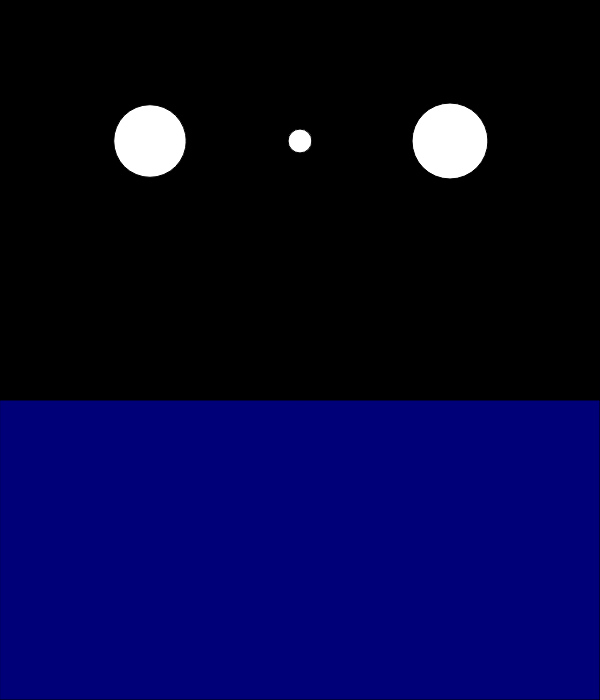
Frame 1 (no input)
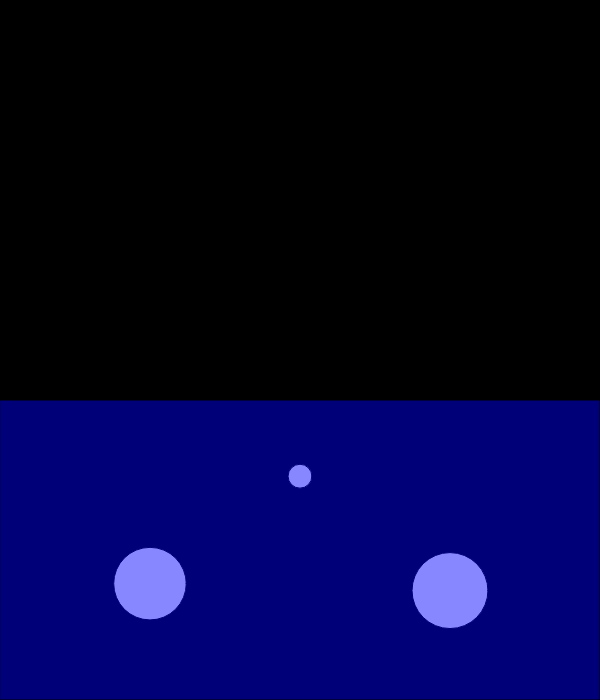
Frame 60 (no input)
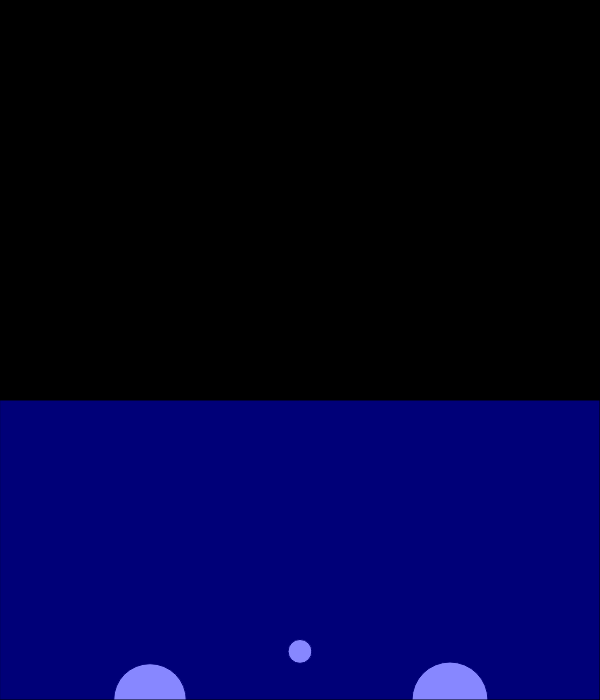
Frame 120 (the mouse pressed at the canvas centre since frame 60)

The p5.js sketch that drew these frames (run headless with seeded random() and noise() and a simulated clock; from frame 60 on, the mouse is pressed at the canvas centre):

// p5.js sketch
// ── sketch.js
const C_GRAVITY = 1;
const C_FRICTION = 10;
const C_RESISTANCE_AIR = 0.05;
const C_RESISTANCE_WATER = 0.70;

const H_WATER = 300;
let particles = [];


function setup() {
  createCanvas(600, 700);
  background(0);
  particles.push( new Particle(width/2 - 150, height*1/5, random(1,25)) );
  particles.push( new Particle(width/2, height*1/5, random(1,25)) );
  particles.push( new Particle(width/2 + 150, height*1/5, random(1,25)) );
}

function draw() {
  background(0);

  for (let i=0; i<particles.length; i++) {
    let p = particles[i];

    let gravity = createVector(0, C_GRAVITY * p.mass);
    let wind = createVector(random(0.1, 1), 0);
    p.applyForce( gravity );
    //p.applyForce( wind );

    // friction
    let friction = p5.Vector.mult(p.vel, -1); // flip!
    friction.normalize(); // we only have the direction of the vector!
    friction.mult( C_FRICTION );
    friction.limit( p.vel.mag() ); // ***
    //p.applyForce( friction );

    // resistance
    let resistance = p5.Vector.mult(p.vel, -1); // flip!
    resistance.normalize(); // direction
    let speed = p.vel.mag();

    if (p.pos.y < height-H_WATER) {
      // in the air
      let magnitude = speed * speed * C_RESISTANCE_AIR;
      resistance.mult(magnitude);
    } else {
      // in the water
      let magnitude = speed * speed * C_RESISTANCE_WATER;
      resistance.mult(magnitude);
      //let bou = createVector(0, -20);
      //p.applyForce( bou );
    }
    p.applyForce( resistance );

    p.update();
    p.checkEdges();
    p.display();
  }

  // water
  push();
  fill(0, 0, 255, 120);
  rect(0,height-H_WATER, width, H_WATER);
  pop();
}



class Particle {
  constructor(x, y, m) {
    this.pos = createVector(x, y);
    this.vel = createVector(0, 0);
    this.acc = createVector();
    if (m < 1 ) m = 1;

    this.mass = m; // this cannot be 0 !!
    this.rad = m * 2;
  }
  update() {
    this.vel.add(this.acc);
    this.pos.add(this.vel);
    this.acc.mult(0);
  }
  applyForce( f ) {
    let force = f.copy();
    force.div(this.mass);
    this.acc.add( force );
  }
  checkEdges() {
    if (this.pos.x < 0) {
      this.pos.x = 0;
      this.vel.x *= -1;
    }
    else if (this.pos.x > width) {
      this.pos.x = width;
      this.vel.x *= -1;
    }
    if (this.pos.y > height) {
      this.pos.y = height;
      this.vel.y *= -1;
    }
    /*
    else if (this.pos.y < 0) {
      this.pos.y = 0;
      this.vel.y *= -1;
    }
    */
  }
  display() {
    push();
    translate(this.pos.x, this.pos.y);
    ellipse(0, 0, this.rad*2, this.rad*2);
    pop();
  }
}
